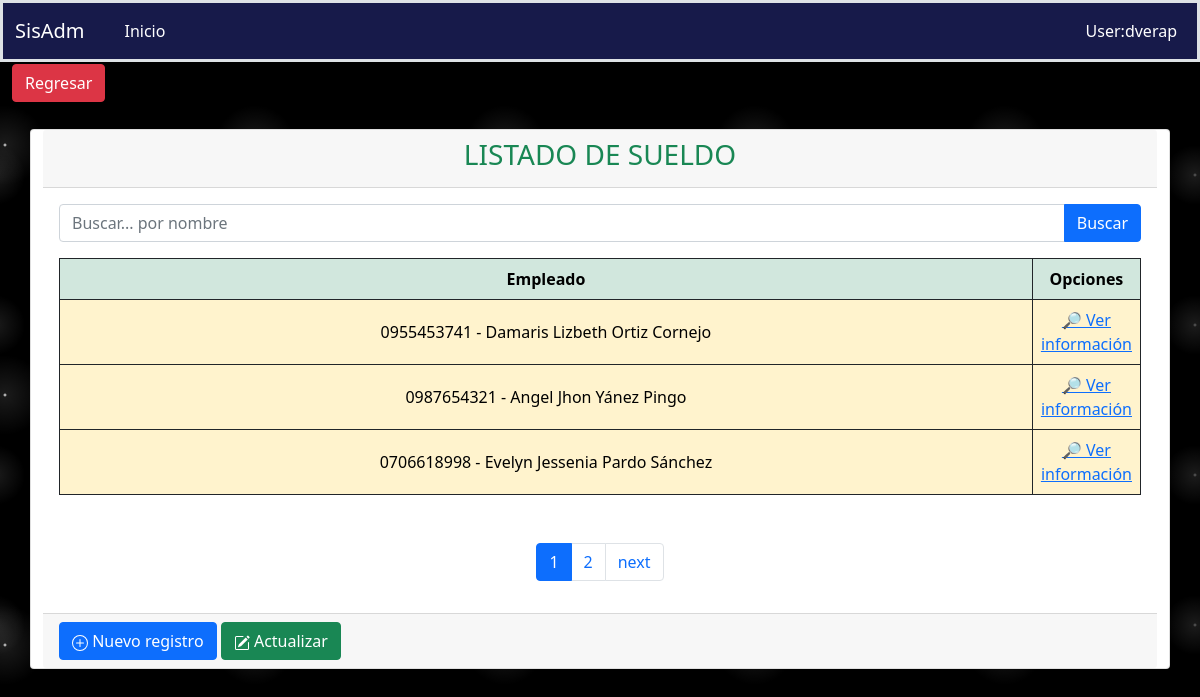
The app's page /fichaPersonal/sueldo with its own data.
### aplicaciones/ficha_personal/models.py (models this page shows, shortened)
class Sueldo(models.Model):
    empleado = models.ForeignKey(Empleado, on_delete=models.PROTECT, blank=True, null=True)
    fecha = models.DateField(blank=True, null=True, auto_now=False)
    sueldo = models.DecimalField(default=0.00, max_digits=9, decimal_places=2, verbose_name='Sueldo')
    estado = models.BooleanField(default=True)
    class Meta:
        verbose_name = "Sueldo"
        verbose_name_plural = "Sueldos"
        ordering = ('id',)

class Empleado(Base):
    nombres = models.CharField(max_length=200)
    cedula = models.CharField(max_length=10, unique=True)
    fecha_nacimiento = models.DateField(blank=True, null=True, auto_now=False)
    genero = models.CharField(max_length=1, choices=GENERO, default=GENERO[0][0], blank=True, null=True)
    pais = models.ForeignKey(Pais, on_delete=models.PROTECT, blank=True, null=True)
    provincia = models.ForeignKey(Provincia, on_delete=models.PROTECT, blank=True, null=True)
    ciudad = models.ForeignKey(Ciudad, on_delete=models.PROTECT, blank=True, null=True)
    estado_civil = models.CharField(max_length=1, choices=ESTADO_CIVIL, default=ESTADO_CIVIL[0][0], blank=True,null=True)
    email = models.CharField(max_length=100, unique=True)
    direccion = models.TextField(blank=True, null=True, verbose_name='Dirección')
    telefonos = models.CharField(max_length=10, blank=True, null=True)
    fecha_IESS = models.DateField(blank=True, null=True, auto_now=False)
    tipo_Contrato = models.CharField(max_length=2, choices=TIPO_CONTRATO, default=TIPO_CONTRATO[0][0], blank=True,null=True)
    fecha_Ingreso = models.DateField(blank=True, null=True, auto_now=False)
    foto = models.ImageField(upload_to='fichaPersonal/empleados', blank=True, null=True)
    cargo = models.ForeignKey(Cargo, on_delete=models.PROTECT,blank=True, null=True)
    departamento = models.ForeignKey(Departamento, on_delete=models.PROTECT,blank=True, null=True)
    estado = models.BooleanField(default=True)
    def __str__(self):
        return "{} - {}".format(self.cedula, self.nombres)
    class Meta:
        verbose_name = "Empleado"
        verbose_name_plural = "Empleados"
        ordering = ('id',)

### aplicaciones/ficha_personal/views/Sueldo/views.py (the view)
# urls.py: path('sueldo', SueldoListView.as_view(), name='sueldo'),
class SueldoListView(ListView):
    template_name = "Sueldo/listSueldo.html"
    context_object_name = 'sueldo'
    model = Sueldo
    paginate_by = 3
    def get_queryset(self):
        query = self.request.GET.get("query")
        print(query)
        if query:
            return self.model.objects.filter(empleado__nombres=query)
        else:
            return self.model.objects.all()
    def get_context_data(self, **kwargs):
        context = super().get_context_data(**kwargs)
        context['url_anterior'] = '/fichaPersonal/fichaPersonal'
        context['listar_url']= '/fichaPersonal/sueldo'
        context['crear_url'] = '/fichaPersonal/crearSueldo/'
        context['titulo'] = 'LISTADO DE SUELDO'
        context['query'] = self.request.GET.get("query") or ""
        return context

### aplicaciones/ficha_personal/templates/Sueldo/listSueldo.html (shortened to what this page needs)
{% extends 'consulta.html' %}
{% load static %}
{% block search %}
    <form action="{% url 'ficha_Personal:sueldo' %}" method="GET">
      <div class="input-group mb-3">
        <input type="text" name="query" value="{{ query }}" class="form-control" placeholder="Buscar... por nombre" id="idInputSearch" aria-describedby="basic-addon2"/>
        <button type="submit" class="btn btn-primary mr-1" id="idSearchSp">Buscar</button>
      </div>
    </form>
{% endblock %}
{% block columns %}
    <thead>
        <tr class="align-middle table-success text-center table-bordered border-dark">
            <th scope="col" style="width: 25px;">Empleado</th>
            <th scope="col" style="width: 10%;">Opciones</th>
        </tr>
    </thead>
{% endblock %}
{% block rows %}
    {% for sue in sueldo %}
        <tbody>
            <tr class="align-middle table-warning text-center table-bordered border-dark">
                <td>{{ sue.empleado }}</td>
                <td class="acciones">
                    <a href="{% url 'ficha_Personal:registroSueldo' sue.empleado_id %}">🔎️ Ver información</a>
                </td>
            </tr>
        </tbody>
    {% endfor %}
{% endblock %}

### static/css/estilos.css (style rules this page uses)
body { background-color:black; background-image: radial-gradient(white, rgba(255,255,255,.2) 2px, transparent 40px), radial-gradient(white, rgba(255,255,255,.15) 1px, transparent 30px), radial-gradient(white, rgba(255,255,255,.1) 2px, transparent 40px), radial-gradient(rgba(255,255,255,.4), rgba(255,255,255,.1) 2px, transparent 30px); background-size: 550px 550px, 350px 350px, 250px 250px, 150px 150px; background-position: 0 0, 40px 60px, 130px 270px, 70px 100px; color: #171a4a; }

### records on screen
Sueldo: empleado "0955453741 - Damaris Lizbeth Ortiz Cornejo"
Sueldo: empleado "0987654321 - Angel Jhon Yánez Pingo"
Sueldo: empleado "0706618998 - Evelyn Jessenia Pardo Sánchez"

### other values on screen
{{ titulo }} "LISTADO DE SUELDO"
{{ i }} "1"
{{ i }} "2"
